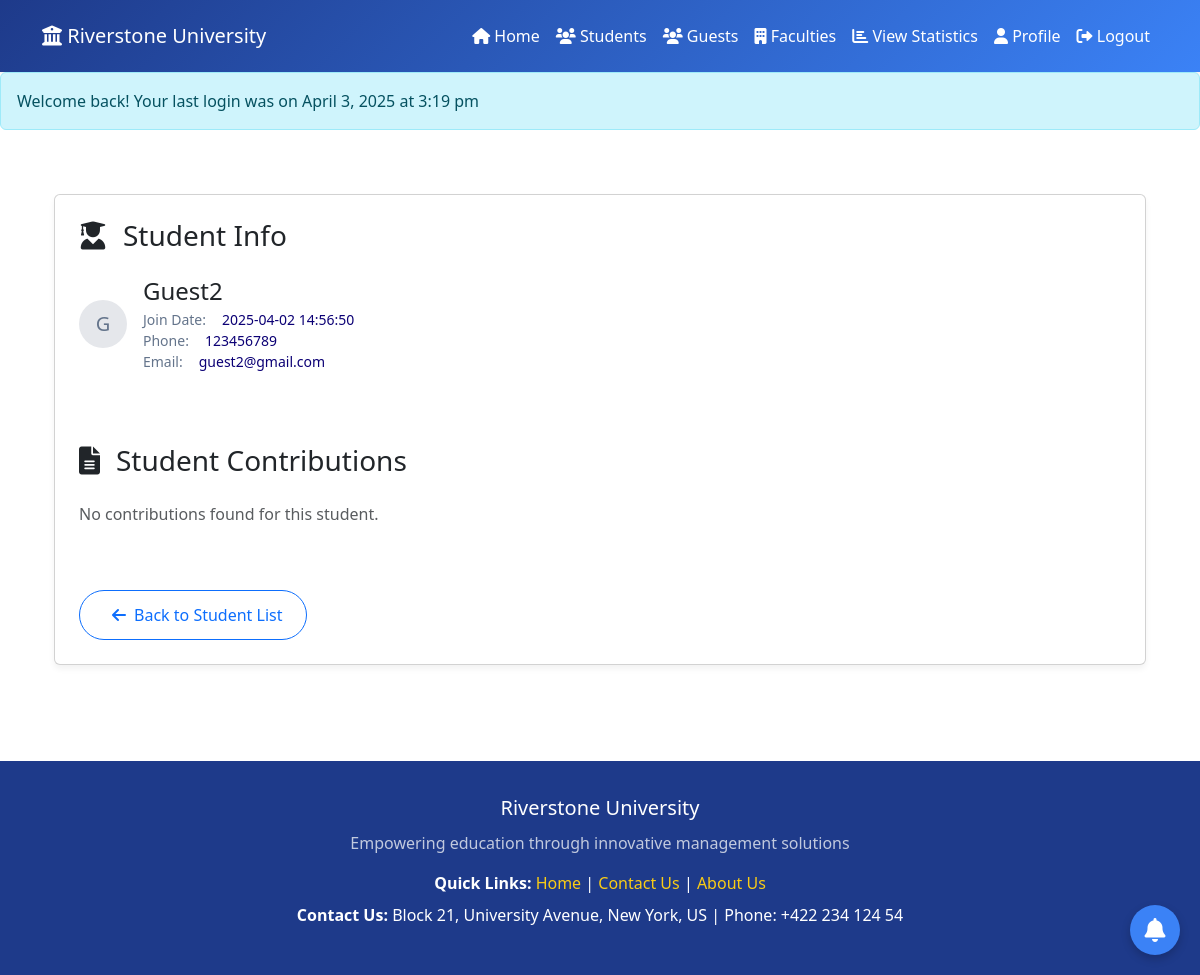
Page /src/Coordinator/design/Student_Details.php?id=12 (signed in) on the committed database.
### tables this page shows
CREATE TABLE `users` (
  `id` int(11) NOT NULL,
  `name` varchar(50) NOT NULL,
  `email` varchar(50) NOT NULL,
  `address` varchar(50) DEFAULT NULL,
  `phone` varchar(50) DEFAULT NULL,
  `password` varchar(255) NOT NULL,
  `faculty_id` int(11) DEFAULT NULL,
  `created_at` timestamp NOT NULL DEFAULT current_timestamp(),
  `last_login` timestamp NULL DEFAULT NULL
);

### _classes/Libs/Database/MySQL.php (called while the page is built, shortened)
<?php
class MySQL{
    private $dbhost;
    private $dbuser;
    private $dbpass;
    private $dbname;
    public function __construct(
        $dbhost="localhost",
        $dbuser="root",
        $dbpass="",
        $dbname="ewsd")
    {
        $this->dbhost=$dbhost;
        $this->dbuser=$dbuser;
        $this->dbpass=$dbpass;
        $this->dbname=$dbname;
    }
    public function connect(){
        try{
            $this->db=new PDO("mysql:dbhost=$this->dbhost;
            dbname=$this->dbname",
            $this->dbuser,
            $this->dbpass,
            [
                PDO::ATTR_ERRMODE => PDO::ERRMODE_EXCEPTION,
                PDO::ATTR_DEFAULT_FETCH_MODE => PDO::FETCH_OBJ,
            ]
            );
            return $this->db;
        }catch(PDOException $e){
            echo $e->getMessage();
            exit();
        }
    }
}

### _classes/Libs/Database/UsersTable.php (called while the page is built, shortened)
<?php
class UsersTable
{
    private $db;
    public function __construct(MySQL $mysql)
    {
        $this->db = $mysql->connect();
    }
    public function getuserbyId($id)
    {
        $statement = $this->db->prepare("SELECT * FROM users WHERE id = :id");
        $statement->execute(['id' => $id]);
        return $statement->fetch(PDO::FETCH_OBJ);
    }
}

### src/Coordinator/design/Student_Details.php (the view, shortened to what this page needs)
<?php
$id = $_GET['id'] ?? null;
$table = new ArticleTable(new MySQL);
$usertable = new UsersTable(new MySQL);
$student = $usertable->getuserbyId($id);
$articles = $table->getArticlesByUserId($id);
?>
<!DOCTYPE html>
<html lang="en">
<head>
    <link href="https://cdn.jsdelivr.net/npm/bootstrap@5.3.0/dist/css/bootstrap.min.css" rel="stylesheet">
    <link rel="stylesheet" href="https://cdnjs.cloudflare.com/ajax/libs/font-awesome/6.0.0/css/all.min.css">
</head>
<body>
    <?php include "headermc.php"; ?>
    <main class="container mx-auto px-4 py-5">
        <div class="card p-4">
            <h3 class="text-lg font-medium text-gray-900 mb-4"><i class="fa-solid fa-user-graduate me-3"></i>Student Info</h3>
            <div class="d-flex align-items-center mb-4">
                <div class="student-icon me-3">
                    <?php echo substr($student->name, 0, 1); ?>
                </div>
                <div>
                    <h4 class="font-medium text-gray-900 mb-1"><?php echo $student->name; ?></h4>
                    <div class="space-y-2">
                        <div class="detail-row">
                            <span class="detail-label">Join Date:</span>
                            <span class="detail-value"><?php echo $student->created_at; ?></span>
                        </div>
                        <div class="detail-row">
                            <span class="detail-label">Phone:</span>
                            <span class="detail-value"><?php echo $student->phone; ?></span>
                        </div>
                        <div class="detail-row">
                            <span class="detail-label">Email:</span>
                            <span class="detail-value"><?php echo $student->email; ?></span>
                        </div>
                    </div>
                </div>
            </div>
            <h3 class="text-lg font-medium text-gray-900 mb-4 mt-5"><i class="fa-solid fa-file-alt me-3"></i>Student Contributions</h3>
            <?php if (empty($articles)) : ?>
                <p class="text-muted">No contributions found for this student.</p>
            <?php endif ?>
            <div class="mt-5">
                <a href="Student_Lists.php" class="btn btn-outline-primary px-4 py-2 rounded-pill"><i class="fa-solid fa-arrow-left p-2"></i>Back to Student List</a>
            </div>
        </div>
    </main>
    <button class="btn-notification" data-bs-toggle="modal" data-bs-target="#notificationModal">
        <i class="fas fa-bell"></i>
    </button>
    <?php include "notifications.php"; ?>
    <?php include "footer.php"; ?>
</body>
</html>

### src/Coordinator/design/Student_Details.php (style rules this page uses)
:root { --primary-dark: #1e3a8a; --primary-light: #3b82f6; --accent: #facc15; --light-bg: #f8fafc; --card-bg: #ffffff; --text-muted: #64748b; --contributors-color: rgb(12, 0, 117); }
body { background-color: var(--light-bg); font-family: 'Segoe UI', Tahoma, Geneva, Verdana, sans-serif; }
.container { max-width: 1200px; }
.card { background: var(--card-bg); border: 1px solid #e5e7eb; border-radius: 12px; box-shadow: 0 4px 6px rgba(0, 0, 0, 0.05); }
.student-icon { width: 3rem; height: 3rem; background-color: #e5e7eb; border-radius: 50%; display: flex; align-items: center; justify-content: center; font-size: 1.25rem; color: var(--text-muted); }
.detail-label { color: var(--text-muted); font-size: 0.875rem; }
.detail-value { color: var(--contributors-color); font-size: 0.875rem; font-weight: 500; margin-left: 0.5rem; }
.detail-row { display: flex; align-items: center; gap: 0.5rem; }
.btn-notification { position: fixed; bottom: 20px; right: 20px; background-color: var(--primary-light); border: none; border-radius: 50%; width: 50px; height: 50px; font-size: 1.5rem; color: white; display: flex; align-items: center; justify-content: center; box-shadow: 0 4px 10px rgba(0, 0, 0, 0.2); transition: all 0.3s ease; z-index: 1000; }

### src/Coordinator/design/headermc.php (style rules this page uses)
:root { --primary-dark: #1e3a8a; --primary-light: #3b82f6; --accent: #facc15; --light-bg: #f8fafc; }

### src/Coordinator/design/footer.php (style rules this page uses)
:root { --primary-dark: #1e3a8a; --primary-light: #3b82f6; --secondary: #64748b; --accent: #facc15; --light-bg: #f8fafc; --card-bg: #ffffff; }

### rows in the picture
users: name "G", name "Guest2", created_at "2025-04-02 14:56:50", phone "123456789", email "guest2@gmail.com"

### other values in the picture
$_SESSION['login_message'] "Welcome back! Your last login was on April 3, 2025 at 3:19 pm"
